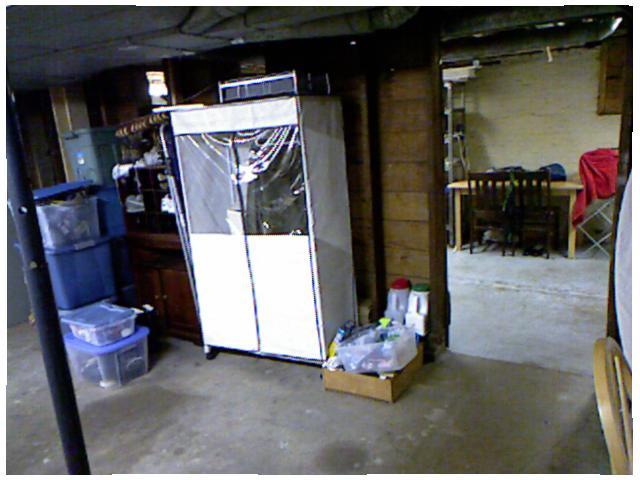
#> input picture Results/1.jpg, 640 x 480 px, given in place of 1.png, which was not available
$ python 3DProjection.py
#> lines starting #> are read from the running program, lines starting #| are printed output that depends on the picture; pictures that were not available may be replaced by others from this repository, and a replacement may not be noted
from PIL import Image as PImage
import plotly.graph_objects as go
import numpy as np
import skimage.io

d = skimage.io.imread('C:/Data/HeatMaps/nyu_data/data/nyu2_train/classroom_0003_out/1.png')
#> d is the input picture: shape (480, 640, 3); mean R, G, B 98.4, 98.2, 98.4
img = skimage.io.imread('C:/Data/HeatMaps/nyu_data/data/nyu2_train/classroom_0003_out/1.jpg')

def create_rgb_surface(rgb_img, depth_img, **kwargs):
    rgb_img = rgb_img.swapaxes(0, 1)[:, ::-1]
    depth_img = depth_img.swapaxes(0, 1)[:, ::-1]
    eight_bit_img = PImage.fromarray(rgb_img).convert('P', palette='ADAPTIVE', dither=None)
    idx_to_color = np.array(eight_bit_img.getpalette()).reshape((-1, 3))
    colorscale=[[i/255.0, "rgb({}, {}, {})".format(*rgb)] for i, rgb in enumerate(idx_to_color)]
    depth_map = depth_img.copy().astype('float')*5
    return go.Surface(
        z=depth_map,
        surfacecolor=np.array(eight_bit_img),
        cmin=0,
        cmax=255,
        colorscale=colorscale,
        showscale=False,
        **kwargs
    )

d = np.flipud(d)
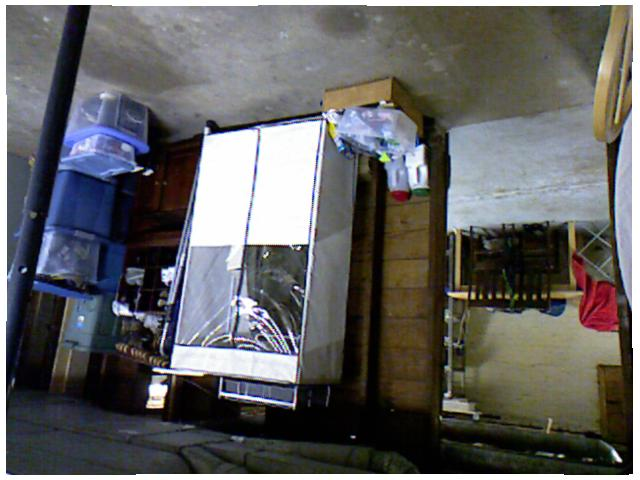
#> d: shape (480, 640, 3); mean R, G, B 98.4, 98.2, 98.4
img = np.flipud(img)


fig = go.Figure(
    data=[create_rgb_surface(img,
                             1 - d,
                             contours_z=dict(show=True, project_z=True, highlightcolor="limegreen"),
                             opacity=1.0,
                            ),
                            ],
    layout_title_text="3D Surface",
)
#> in create_rgb_surface, `rgb_img = rgb_img.swapaxes(0, 1)[:, ::-1]`:
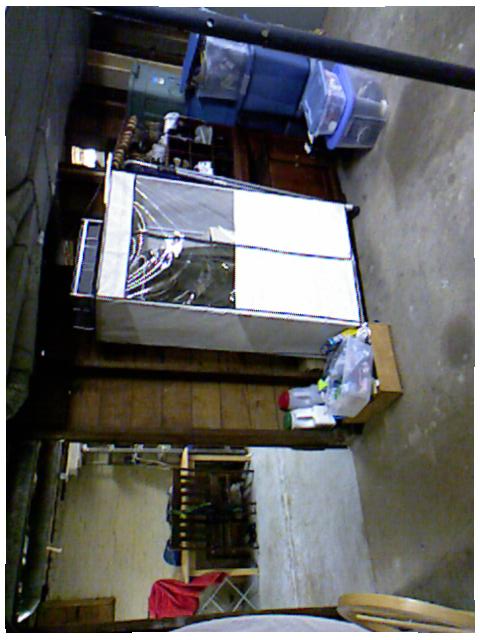
#> rgb_img: shape (640, 480, 3); mean of channels 0, 1, 2 98.4, 98.2, 98.4; drawn as R, G, B
#> in create_rgb_surface, `depth_img = depth_img.swapaxes(0, 1)[:, ::-1]`:
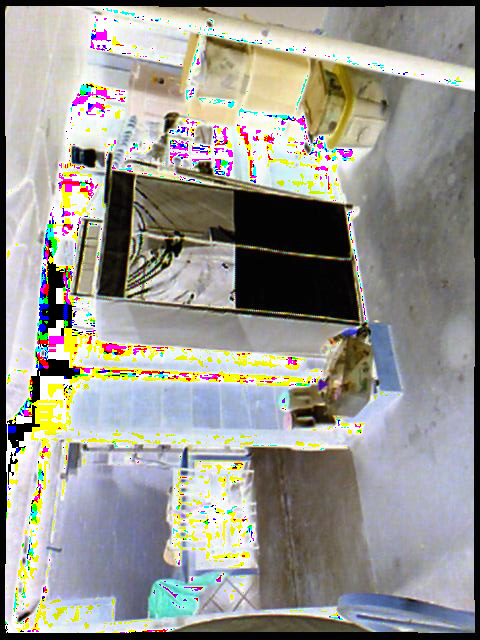
#> depth_img: shape (640, 480, 3); mean of channels 0, 1, 2 153.3, 152.1, 146.2; drawn as R, G, B
#> in create_rgb_surface, `idx_to_color = np.array(eight_bit_img.getpalette()).reshape((-1, 3))`: idx_to_color = 226 rows, first 8: [0, 0, 0], [0, 0, 0], [0, 0, 0], [0, 0, 0], [0, 0, 0], [0, 0, 0], [0, 0, 0], [0, 0, 0]
#> in create_rgb_surface, `colorscale=[[i/255.0, "rgb({}, {}, {})".format(*rgb)] for i, rgb in en..`: colorscale = 226 items, first 6: [0, 'rgb(0, 0, 0)'], [0.00392, 'rgb(0, 0, 0)'], [0.00784, 'rgb(0, 0, 0)'], [0.0118, 'rgb(0, 0, 0)'], [0.0157, 'rgb(0, 0, 0)'], [0.0196, 'rgb(0, 0, 0)']
camera = dict(
    eye=dict(x=0.001, y=0, z=6)
)

fig.update_layout(scene_camera=camera)

fig.update_layout(
    scene = dict(
        xaxis = dict(visible=False),
        yaxis = dict(visible=False),
        zaxis =dict(visible=False)
        )
    )
fig.show()

$ run again, with Results/2.jpg copied over Results/1.jpg
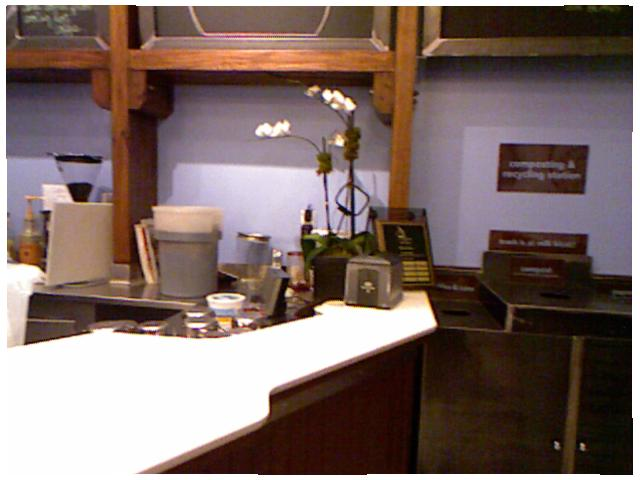
#> input picture Results/2.jpg, 640 x 480 px, given in place of 1.png, which was not available
#> d is the input picture: shape (480, 640, 3); mean R, G, B 126.5, 107.9, 103.2
#> in create_rgb_surface, `rgb_img = rgb_img.swapaxes(0, 1)[:, ::-1]`:
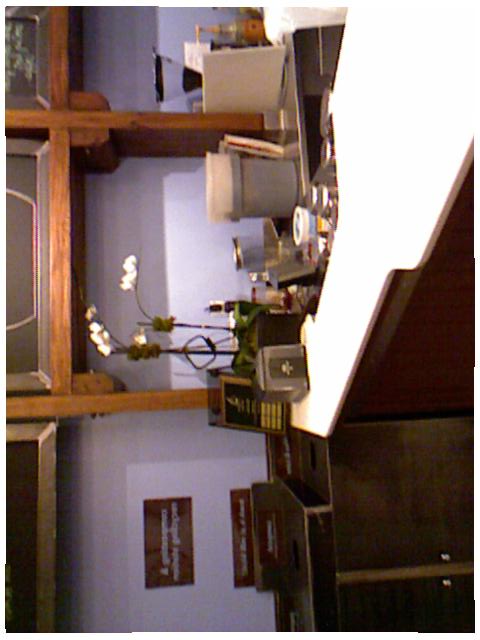
#> rgb_img: shape (640, 480, 3); mean of channels 0, 1, 2 126.5, 107.9, 103.2; drawn as R, G, B
#> in create_rgb_surface, `depth_img = depth_img.swapaxes(0, 1)[:, ::-1]`:
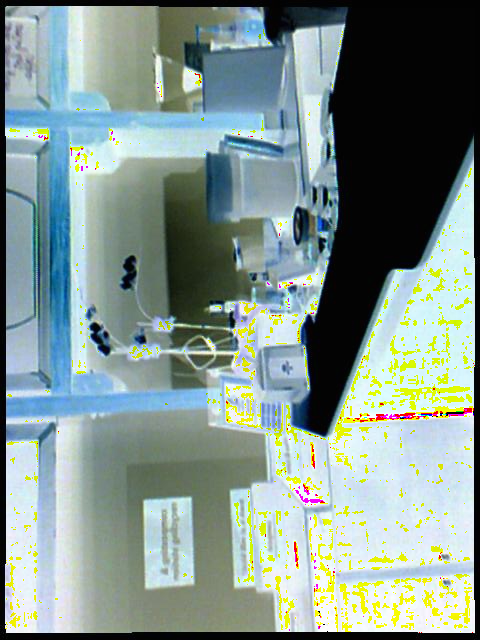
#> depth_img: shape (640, 480, 3); mean of channels 0, 1, 2 130.4, 148.3, 143.6; drawn as R, G, B
#> idx_to_color = 226 rows, first 8: [0, 0, 0], [0, 0, 0], [0, 0, 0], [0, 0, 0], [0, 0, 0], [0, 0, 0], [0, 0, 0], [0, 0, 0]
#> colorscale = 226 items, first 6: [0, 'rgb(0, 0, 0)'], [0.00392, 'rgb(0, 0, 0)'], [0.00784, 'rgb(0, 0, 0)'], [0.0118, 'rgb(0, 0, 0)'], [0.0157, 'rgb(0, 0, 0)'], [0.0196, 'rgb(0, 0, 0)']
